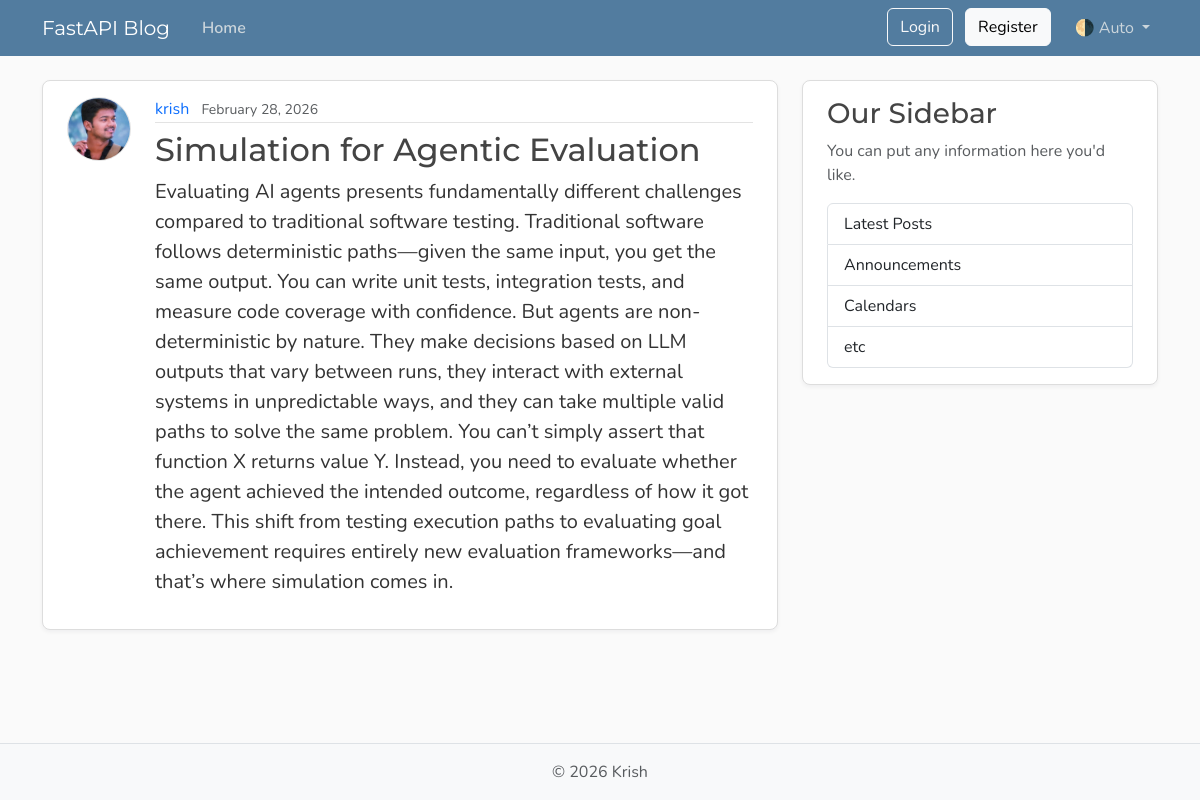
The page /posts/2 on the database its author committed.
### models.py (models this page shows, shortened)
class User(Base):
    __tablename__ = "users"
    id: Mapped[int] = mapped_column(Integer, primary_key=True, index=True)
    username: Mapped[str] = mapped_column(String(50), unique=True, nullable=False)
    email: Mapped[str] = mapped_column(String(120), unique=True, nullable=False)
    image_file: Mapped[str | None] = mapped_column(
        String(200),
        nullable=True,
        default=None,
    )
    password_hash: Mapped[str | None] = mapped_column(String(200), nullable=False)
    posts: Mapped[list[Post]] = relationship(
        back_populates="author",
        cascade="all , delete-orphan")

class Post(Base):
    __tablename__ = "posts"
    id: Mapped[int] = mapped_column(Integer, primary_key=True, index=True)
    title: Mapped[str] = mapped_column(String(100), nullable=False)
    content: Mapped[str] = mapped_column(Text, nullable=False)
    user_id: Mapped[int] = mapped_column(
        ForeignKey("users.id"),
        nullable=False,
        index=True,
    )
    date_posted: Mapped[datetime] = mapped_column(
        DateTime(timezone=True),
        default=lambda: datetime.now(UTC),
    )
    author: Mapped[User] = relationship(back_populates="posts")

### main.py (the view)
@app.get("/posts/{post_id}", include_in_schema=False)
async def post_page(request: Request, post_id: int, db: Annotated[AsyncSession, Depends(get_db)]):
    result = await db.execute(
        select(models.Post)
        .options(selectinload(models.Post.author)) # egar loading options(selectinload(models.Post.author)
        .where(models.Post.id == post_id))
    post = result.scalars().first()
    if post:
        title = post.title[:50]
        return templates.TemplateResponse(
            request,
            "post.html",
            {"post": post, "title": title},
        )
    raise HTTPException(status_code=status.HTTP_404_NOT_FOUND, detail="Post not found")

### templates/post.html (shortened to what this page needs)
{% extends "layout.html" %}
{% block content %}
    <article class="content-section py-3 px-4 mb-4">
        <div class="d-flex align-items-start gap-4">
            <img class="rounded-circle article-img flex-shrink-0"
                 src="{{ post.author.image_path }}"
                 alt="{{ post.author.username }}'s profile picture"
                 width="64"
                 height="64"
                 loading="lazy">
            <div class="flex-grow-1">
                <div class="article-metadata mb-2">
                    <a class="me-2"
                       href="{{ url_for("user_posts", user_id=post.author.id) }}">{{ post.author.username }}</a>
                    <small class="text-body-secondary">{{ post.date_posted.strftime("%B %d, %Y") }}</small>
                </div>
                <h2 class="article-title">{{ post.title }}</h2>
                <p class="article-content">{{ post.content }}</p>
            </div>
        </div>
    </article>
{% endblock content %}

### static/css/main.css (style rules this page uses)
:root { --font-heading: "Montserrat", system-ui, -apple-system, BlinkMacSystemFont, sans-serif; --font-body: "Nunito", system-ui, -apple-system, BlinkMacSystemFont, sans-serif; --color-bg-body: #fafafa; --color-bg-content: #ffffff; --color-text-primary: #333333; --color-text-heading: #444444; --color-steel: #527c9f; --color-nav-link: #cbd5db; --color-nav-link-hover: #ffffff; --color-link-hover: #428bca; --color-border: #dddddd; --color-border-light: #e3e3e3; --spacing-xl: 5rem; --article-img-size: 4rem; --account-img-size: 7.813rem; }
body { font-family: var(--font-body); background: var(--color-bg-body); color: var(--color-text-primary); }
h1, h2, h3, h4, h5, h6 { font-family: var(--font-heading); color: var(--color-text-heading); }
a { text-decoration: none; }
.content-section { background: var(--color-bg-content); border: 1px solid var(--color-border); border-radius: 0.5rem; box-shadow: 0 2px 4px rgba(15, 23, 42, 0.05); transition: box-shadow 0.15s ease, transform 0.15s ease, border-color 0.15s ease; }
.article-title { color: var(--color-text-heading); transition: color 0.2s ease-in-out; }
.article-content { white-space: pre-line; font-size: 1.25rem; }
.article-img { height: var(--article-img-size); width: var(--article-img-size); flex-shrink: 0; object-fit: cover; border: 1px solid var(--color-border-light); box-shadow: 0 0 0 2px var(--color-bg-content); }
.article-metadata { padding-bottom: 0.063rem; border-bottom: 1px solid var(--color-border-light); }
.article-metadata a { transition: color 0.2s ease-in-out; }

### rows shown on the page
User: author.image_path (picture), author.username "krish"
Post: date_posted "February 28, 2026", title "Simulation for Agentic Evaluation", content "Evaluating AI agents presents fundamentally different challenges compared to traditional software testing. Traditional software follows deterministic paths—given the same input, you get the same output. You can write unit tests, integration tests, and measure code coverage with confidence. But agents are non-deterministic by nature. They make decisions based on LLM outputs that vary between runs, they interact with external systems in unpredictable ways, and they can take multiple valid paths to solve the same problem. You can’t simply assert that function X returns value Y. Instead, you need to evaluate whether the agent achieved the intended outcome, regardless of how it got there. This…"
